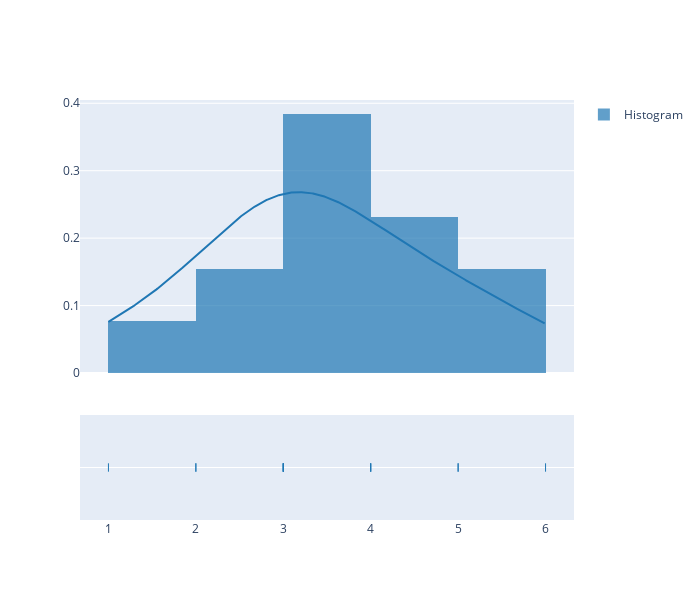

Here is the notebook cell this chart was saved with:
### Markdown cell above
#### Plotly:
•	Strengths: Interactive histograms with bin selection, hover effects, and density estimation.

•	Weaknesses: Requires understanding of binning and density concepts, may be overwhelming for beginners.

### Code cell
#Plotly - histogram

import plotly.figure_factory as ff

data = [ 1,2,2,3,3,3,3,3,4,4,4,5,5,6]

fig = ff.create_distplot([data], group_labels = ['Histogram'] , bin_size = 1)
fig.update_layout(width=700, height=600)
fig.show()

### Figure 1 — Plotly figure (JSON) as saved in the notebook; plotly's stock layout.template omitted (floating-point values rounded to 4 significant figures; data arrays with more than 128 entries replaced by an {"elided": "..."} marker saying what was removed)
{"data": [{"histnorm": "probability density", "legendgroup": "Histogram", "marker": {"color": "rgb(31, 119, 180)"}, "name": "Histogram", "opacity": 0.7, "type": "histogram", "x": [1, 2, 2, 3, 3, 3, 3, 3, 4, 4, 4, 5, 5, 6], "xaxis": "x", "xbins": {"end": 6, "size": 1, "start": 1}, "yaxis": "y"}, {"legendgroup": "Histogram", "marker": {"color": "rgb(31, 119, 180)"}, "mode": "lines", "name": "Histogram", "showlegend": false, "type": "scatter", "x": {"elided": "500 float values"}, "xaxis": "x", "y": {"elided": "500 float values"}, "yaxis": "y"}, {"legendgroup": "Histogram", "marker": {"color": "rgb(31, 119, 180)", "symbol": "line-ns-open"}, "mode": "markers", "name": "Histogram", "showlegend": false, "type": "scatter", "x": [1, 2, 2, 3, 3, 3, 3, 3, 4, 4, 4, 5, 5, 6], "xaxis": "x", "y": ["Histogram", "Histogram", "Histogram", "Histogram", "Histogram", "Histogram", "Histogram", "Histogram", "Histogram", "Histogram", "Histogram", "Histogram", "Histogram", "Histogram"], "yaxis": "y2"}], "layout": {"barmode": "overlay", "height": 600, "hovermode": "closest", "legend": {"traceorder": "reversed"}, "width": 700, "xaxis": {"anchor": "y2", "autorange": true, "domain": [0, 1], "range": [0.6743, 6.326], "type": "linear", "zeroline": false}, "yaxis": {"anchor": "free", "autorange": true, "domain": [0.35, 1], "position": 0, "range": [0, 0.4049], "type": "linear"}, "yaxis2": {"anchor": "x", "autorange": true, "domain": [0, 0.25], "dtick": 1, "range": [-1, 1], "showticklabels": false, "type": "category"}}}
